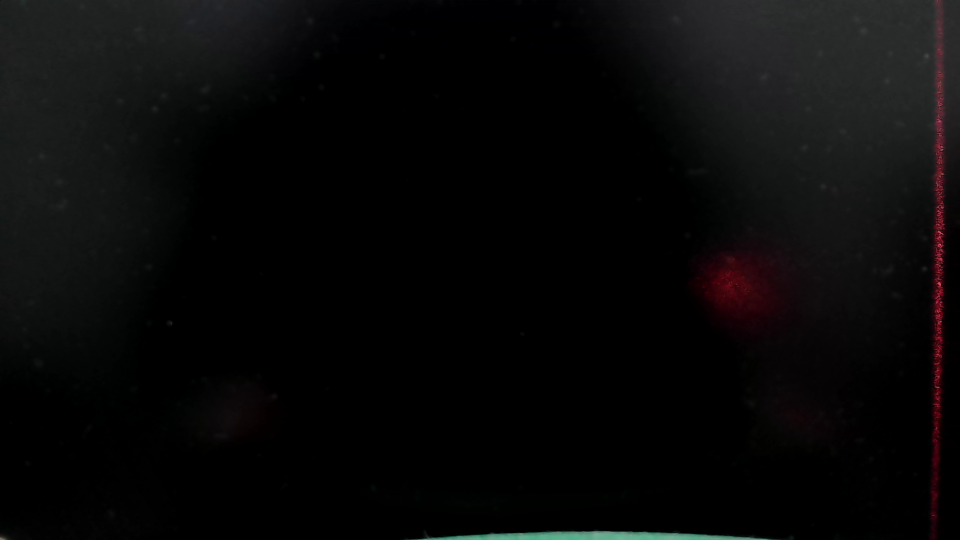
#> input picture image_bright/airhug_100mm_2.4v.png, 1920 x 1080 px, given in place of airhug_100mm_3v.pngmm_0v.png, which was not available (shown at 1/2 size)
$ python distance.py image_bright/airhug_100mm_2.4v.png image_bright/airhug_100mm_3v.png
#> lines starting #> are read from the running program, lines starting #| are printed output that depends on the picture; after the words box and inside, x2 and y2 are one past the last pixel; in counts of white or black regions, pixels touching at a corner belong together; pictures that were not available may be replaced by others from this repository, and a replacement may not be noted
import sys
import tkinter.filedialog as fd
import cv2
import copy
import numpy as np
import matplotlib.pyplot as plt
from mpl_toolkits.mplot3d import Axes3D

# 背景差分
def bgsubtract(image_back=np.array([]), image_front=np.array([])):
    # 画像の読み込み
    if(len(image_back)==0): image_back = cv2.imread(fd.askopenfilename())
    else: image_back = copy.copy(image_back)
    if(len(image_front)==0): image_front = cv2.imread(fd.askopenfilename())
    else: image_front = copy.copy(image_front)

    fgbg = cv2.bgsegm.createBackgroundSubtractorMOG()

    fgmask = fgbg.apply(image_back)
    fgmask = fgbg.apply(image_front)

    # [5 lines of commented-out code are left out]
    return fgmask

# 二値化画像から画素値を取得するプログラム
def get_pixel(image_bg, mode=1):
    [height, width] = [len(image_bg), len(image_bg[0])]
    pixel = [[], []]
    for i in range(height):
        if(mode):
            mean = np.sum([image_bg[i][j]/255*j for j in range(width)])/int(np.count_nonzero(image_bg[i]!=0))
            if(int(np.count_nonzero(image_bg[i]==255))!=0):
                print(i, mean)
                pixel[0].append(i)
                pixel[1].append(mean)
        else:
            for j in range(width):
                if(image_bg[i][j] == 255):
                    pixel[0].append(i)
                    pixel[1].append(j)
    return np.array(pixel)

# 画素値を入力すると3次元カメラ座標を出力
def get_pos_vector(pixel, camera_matrix, dist_coeffs):
    # pixelは[[list_y], [list_x]]とする
    # 画素値をカメラ座標に変換
    inv_camera_matrix = np.linalg.inv(camera_matrix)
    pos = [[], []]
    for i in range(len(pixel[0])):
        pixel_coords = np.array([[pixel[1][i]], [pixel[0][i]], [1]]) # (u,v,1)
        camera_coords = np.dot(inv_camera_matrix, pixel_coords)
        for j in range(2):
            pos[j].append(camera_coords[j][0])
        # print(camera_coords[2][0])
    pos.append([1]*len(pos[0]))
    return np.array(pos)

# ラインレーザとの交点からスケール不定性を削除し、絶対座標を取得する
def get_pos(pos_vector, laser_pos, laser_angle):
    # get_pos_vectorだとスケール不定性があるので、レーザ平面との交点を導出する
    if(laser_angle<90): point = np.array([[laser_pos, 0, 0], [0, 10, laser_pos*np.tan(np.radians(laser_angle))], [0, -10, laser_pos*np.tan(np.radians(laser_angle))]])
    elif(laser_angle==90): point = np.array([[laser_pos, 0, 0], [laser_pos, 10, 10], [laser_pos, -10, 10]])
    vector = np.array([point[1]-point[0], point[2]-point[0]])
    vector_normal = np.cross(vector[0], vector[1])
    vector_normal = np.array([vector_normal[i]/np.linalg.norm(vector_normal, ord=2) for i in range(3)])
    print(vector_normal)
    [a,b,c] = vector_normal
    d = -np.dot(vector_normal, point[0]) # ax+by+cz+d=0 のパラメータ
    print(f"param:{a,b,c,d}")
    if(c!=0): point_any = np.array([1,0,(-d-a*1)/c]) # ラインレーザはyが任意。x=1を代入して導出
    else: point_any = np.array([-d/a,0,0])
    print(f"point_any:{point_any}")
    position = []
    # 直線の方向ベクトル：pos_vector.T[i]
    # 平面の法線ベクトル：vector_normal
    for i in range(len(pos_vector[0])):
        # t0 = (-d - np.dot(vector_normal, pos_vector.T[i])) / np.dot(vector_normal, pos_vector.T[i])
        t = (-d) / np.dot(vector_normal, pos_vector.T[i])
        position.append(pos_vector.T[i] * t)
        # [6 lines of commented-out code are left out]
    return np.array(position).T

def main():
    # 二値化
    path_back = "/home/sskr3/ros_ws/user_camera/image_"+str(env)+"/airhug_"+str(length)+"mm_0v.png"
    path_front = "/home/sskr3/ros_ws/user_camera/image_"+str(env)+"/airhug_"+str(length)+"mm_5.2v.png"
    image_back = cv2.imread(path_back)
#> image_back is the input picture: shape (1080, 1920, 3); mean B, G, R 8.5, 8.2, 8.7
    image_front = cv2.imread(path_front)
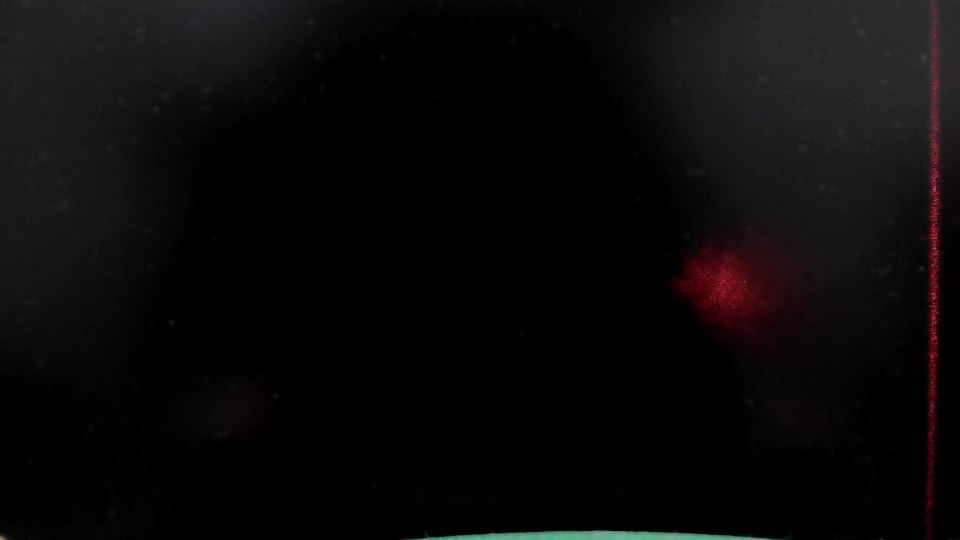
#> input picture image_bright/airhug_100mm_3v.png, 1920 x 1080 px, given in place of airhug_100mm_3v.pngmm_5.2v.png, which was not available (shown at 1/2 size)
#> image_front is the input picture: shape (1080, 1920, 3); mean B, G, R 8.9, 8.6, 9.6
    image_bg = bgsubtract(image_back, image_front)
#> in bgsubtract, `fgmask = fgbg.apply(image_back)`: fgmask: shape (1080, 1920); every value is 0
#> in bgsubtract, `fgmask = fgbg.apply(image_front)`:
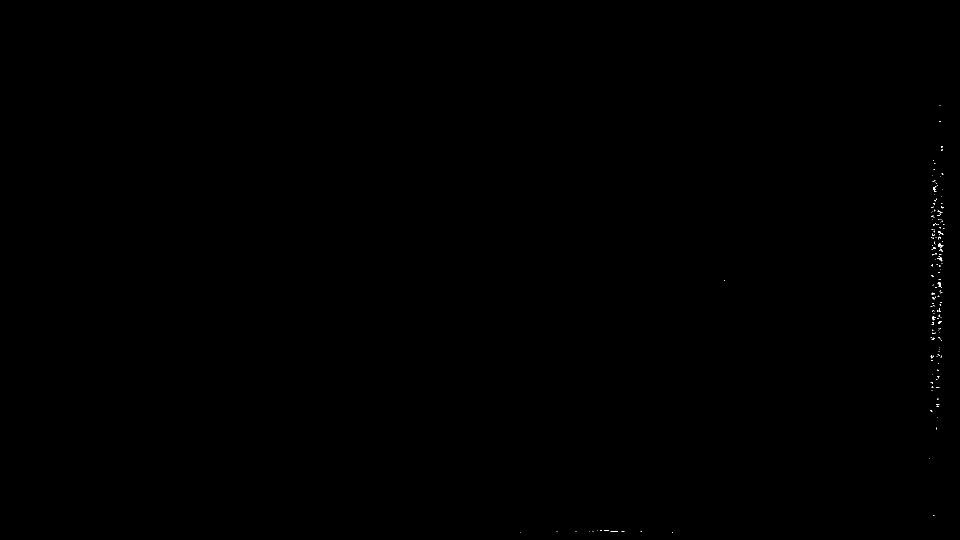
#> fgmask: shape (1080, 1920) (shown at 1/2 size); 0.04% white in thin lines or dots, all inside (x1, y1, x2, y2) = (1041, 210, 1889, 1066)

    # ごま塩ノイズ除去
    image_filter = cv2.medianBlur(image_bg,3)
#> image_filter: shape (1080, 1920); 0.02% white in thin lines or dots, all inside (x1, y1, x2, y2) = (1861, 292, 1886, 822)

    # resize
    image_resize = cv2.resize(image_filter, (640, 480))
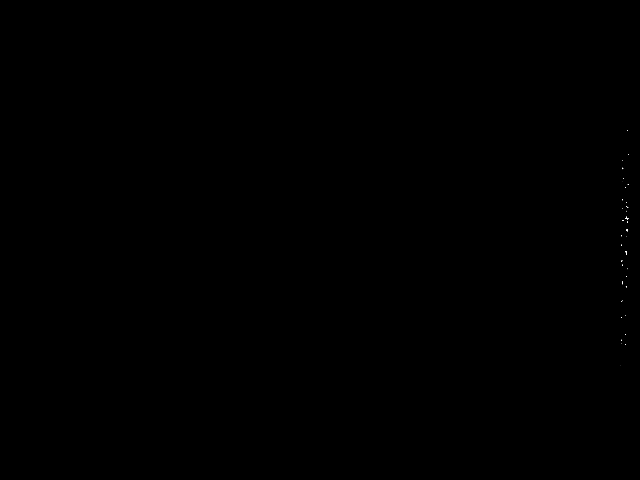
#> image_resize: shape (480, 640); min 0, max 255, mean 0
    # raw
    cv2.imshow(f'raw data {sys.argv[1]}-{sys.argv[2]}',cv2.resize(image_front, (640, 480)))
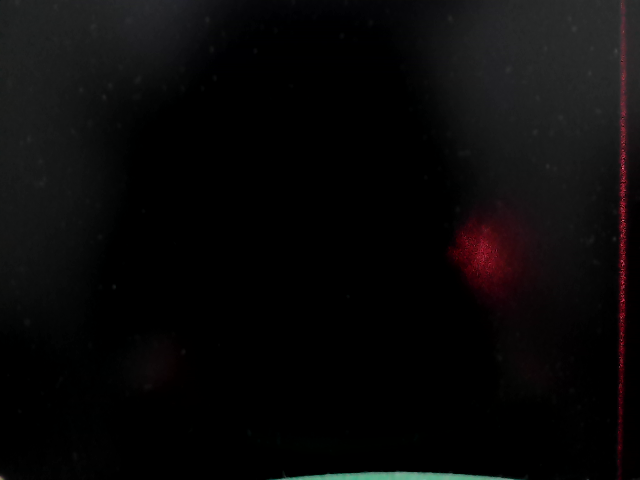
#> window 'raw data image_bright/airhug_1': shape (480, 640, 3); mean B, G, R 8.9, 8.6, 9.6
    cv2.waitKey(0)
    cv2.destroyAllWindows()
    # bg
    cv2.imshow(f'{sys.argv[1]}-{sys.argv[2]}',image_resize)
    cv2.waitKey(0)
    cv2.destroyAllWindows()

    K = np.array([[724.50357,   0.     , 313.78345],
                    [0.     , 727.36014, 257.98553],
                    [0.     ,   0.     ,   1.     ]]) # カメラの内部パラメータ[pixel]
    dist = np.array([[0.001742, -0.104322, 0.003385, -0.006469, 0.000000]])

    # 画素値取得
    pixel = get_pixel(image_resize, 0) # np.array([[縦の画素値], [横の画素値]]) mode=1は行で1出力に平均化している
#> in get_pixel, `[height, width] = [len(image_bg), len(image_bg[0])]`: height = 480; width = 640
    position_vector = get_pos_vector(pixel, K, dist) # np.array([[x], [y], [z]])：カメラ座標系におけるベクトル
#> the loop in get_pos_vector, `for i in range(len(pixel[0])):` made 34 passes
#> (pixel_coords, camera_coords) on passes 1 to 12: ([622, 168, 1], [0.425, -0.124, 1]), ([628, 184, 1], [0.434, -0.102, 1]), ([625, 187, 1], [0.43, -0.0976, 1]), ([622, 199, 1], [0.425, -0.0811, 1]), ([626, 206, 1], [0.431, -0.0715, 1]), ([627, 207, 1], [0.432, -0.0701, 1]), ([626, 217, 1], [0.431, -0.0563, 1]), ([625, 218, 1], [0.43, -0.055, 1]), ([626, 218, 1], [0.431, -0.055, 1]), ([627, 218, 1], [0.432, -0.055, 1]), ([627, 219, 1], [0.432, -0.0536, 1]), ([622, 220, 1], [0.425, -0.0522, 1])
    position = get_pos(position_vector, 44, 90)
#> the loop in get_pos, `for i in range(len(pos_vector[0])):` made 34 passes
#> t on passes 1 to 12: 103.4, 101.5, 102.4, 103.4, 102.1, 101.8, 102.1, 102.4, 102.1, 101.8, 101.8, 103.4
#> after the loop in get_pos, `for i in range(len(pos_vector[0])):`: position = 34 items, first 6: [44, -12.8, 103.4], [44, -10.32, 101.5], [44, -10, 102.4], [44, -8.39, 103.4], [44, -7.3, 102.1], [44, -7.13, 101.8]

    # debug plot(画像座標系において、黒い点が検出したレーザ点群)
    plt.figure()
    plt.title("laser point in image",size = 30)
    plt.xlabel("u",size = 30)
    plt.ylabel("v",size = 30)
    plt.plot([0,640,640,0,0],[0,0,-480,-480,0])
    plt.scatter(pixel[1], -pixel[0], color="black")
    plt.show()
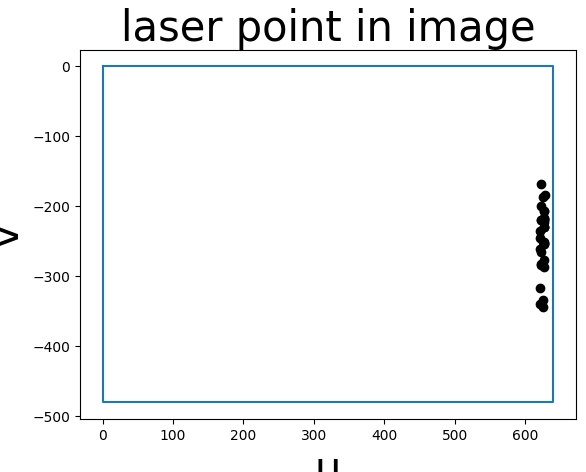
#> figure drawn by matplotlib, 1 panel

    # debug plot(画素の縦に対する距離の値)
    plt.figure()
    plt.title("v[pixel] , distance[mm]", size = 30)
    plt.grid()
    plt.xlabel("distance[mm]", size = 30)
    plt.ylabel("v[pixel]", size = 30)
    # plt.plot([0,640,640,0,0],[0,0,480,480,0])
    plt.scatter(position[2], -pixel[0], color="black")
#> (the run stopped early here; a loop or call above may not have finished)
